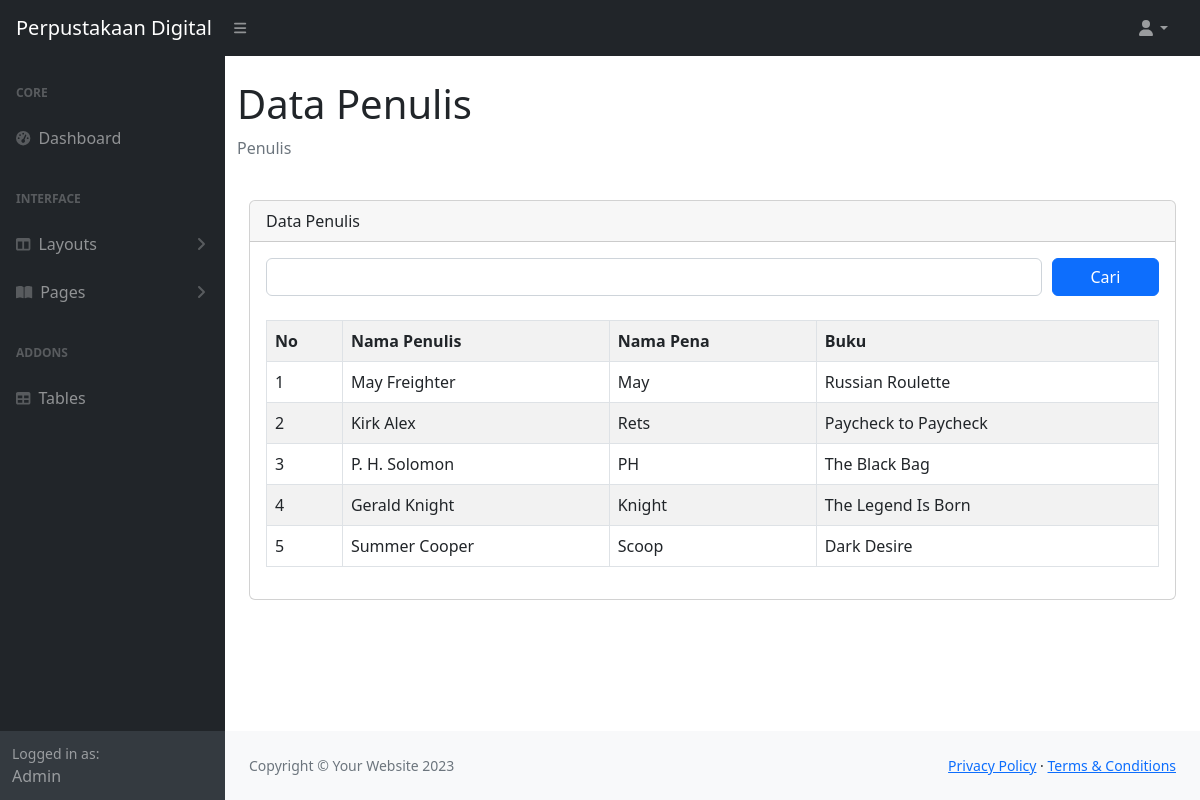
Page /main/tampilpenulis2.php on the committed database.
### tables this page shows
CREATE TABLE `penulis` (
  `id_penulis` int(11) NOT NULL,
  `nama_penulis` varchar(50) DEFAULT NULL,
  `nama_pena` varchar(50) DEFAULT NULL,
  `buku` varchar(100) DEFAULT NULL
);

### main/tampilpenulis2.php (the view, shortened to what this page needs)
<?php
    include "navbar2.php";
?>
<!DOCTYPE html>
<html lang="en">
<head>
</head>
<body>
<div id="layoutSidenav_content">
                <main>
                    <div class="container-fluid">
                        <h1 class="mt-4">Data Penulis</h1>
                        <ol class="breadcrumb mb-4">
                            <li class="breadcrumb-item active">Penulis</li>
                        </ol>
                        <div class="container">
                    <div class="row">
                        <div class="col-lg-12 mt-3" style="min-height: 300px;">
                        <div class="card">
                        <div class="card-header">
                            Data Penulis
                        </div>
                        <div class="card-body">
                            <div class="row">
                                <div class="col">
                                    <form class="" method="GET" style="display: flex; align-items: flex-start;">
                                        <input type="text" class="form-control" name="keyword" style="margin-right: 10px;">
                                        <input type="submit" class="btn btn-primary" style="width:120px" name="cari" value="Cari">
                                    </form>
                                </div>
                            </div>
                            <div class="row mt-4">
                                <div class="col">
                                    <table class="table table-bordered table-striped">
                                        <tr>
                                            <th>No</th>
                                            <th>Nama Penulis</th>
                                            <th>Nama Pena</th>
                                            <th>Buku</th>
                                        </tr>
                                        <?php
                                            if(isset($_GET['cari'])){
                                                $keyword = $_GET['keyword'];
                                                $query = mysqli_query($koneksi, "select * from penulis where nama_penulis like '%$keyword%'");
                                            }else{
                                                $query = mysqli_query($koneksi, "select * from penulis");
                                            }
                                            while($ambil_data = mysqli_fetch_array($query)){
                                        ?>
                                        <tr>
                                            <td><?php echo $ambil_data['id_penulis']; ?></td>
                                            <td><?php echo $ambil_data['nama_penulis']; ?></td>
                                            <td><?php echo $ambil_data['nama_pena']; ?></td>
                                            <td><?php echo $ambil_data['buku']; ?></td>
                                        </tr>
                                        <?php
                                            }
                                        ?>
                                    </table>
                                </div>
                            </div>
                        </div>
                    </div>
                </div>
            </div>
        </div>
    </div>
</main>
</body>
</html>
<?php
    include "footer.php";
?>

### rows in the picture
penulis: id_penulis "1", nama_penulis "May Freighter", nama_pena "May", buku "Russian Roulette"
penulis: id_penulis "2", nama_penulis "Kirk Alex", nama_pena "Rets", buku "Paycheck to Paycheck"
penulis: id_penulis "3", nama_penulis "P. H. Solomon", nama_pena "PH", buku "The Black Bag"
penulis: id_penulis "4", nama_penulis "Gerald Knight", nama_pena "Knight", buku "The Legend Is Born"
penulis: id_penulis "5", nama_penulis "Summer Cooper", nama_pena "Scoop", buku "Dark Desire"
